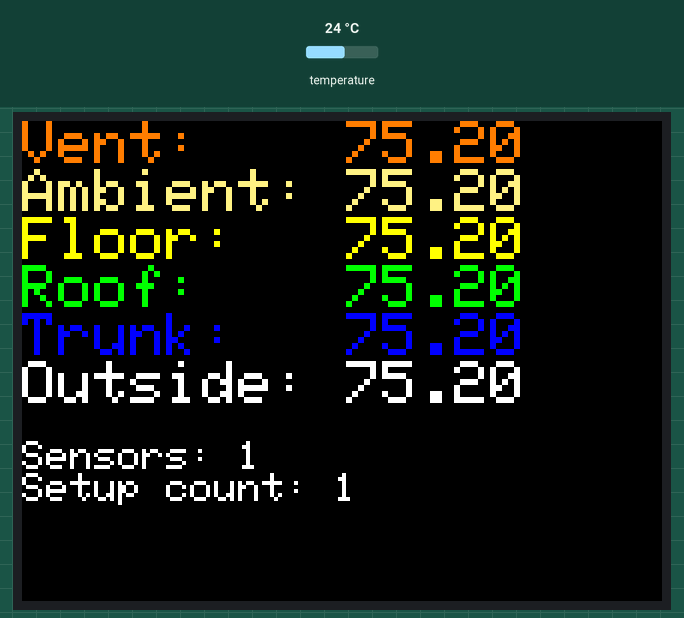
Recording of a sketch running on a simulated Arduino Uno, built with avr-gcc and run on an emulated ATmega328P. Parts: 320×240 colour display. The inputs (shaded band) are chosen by the test bench; at power-on: temperature 24 °C. What the sketch prints to the serial monitor is not drawn.

Above: at 2.2 s.
2.3 s: temperature set to 12 °C
At 4.4 s:
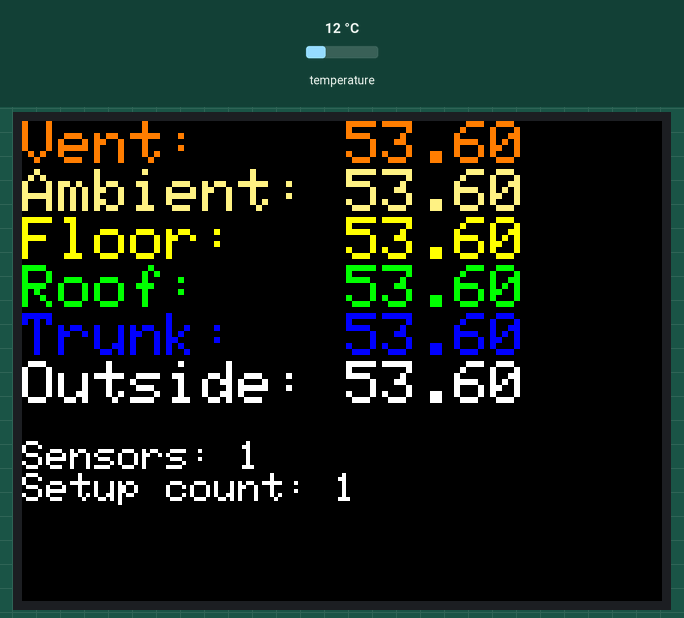
7.4 s: temperature set to 19 °C
At 9.7 s:
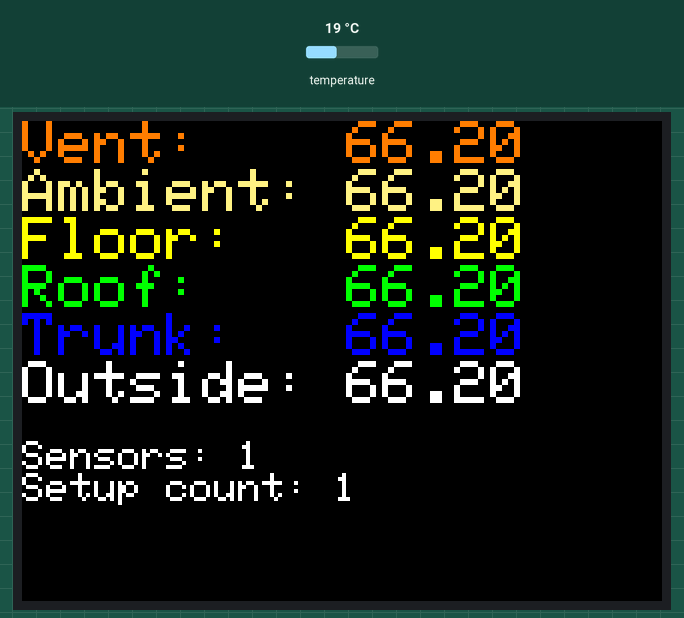
12.1 s: temperature set to 28 °C
At 13.8 s:
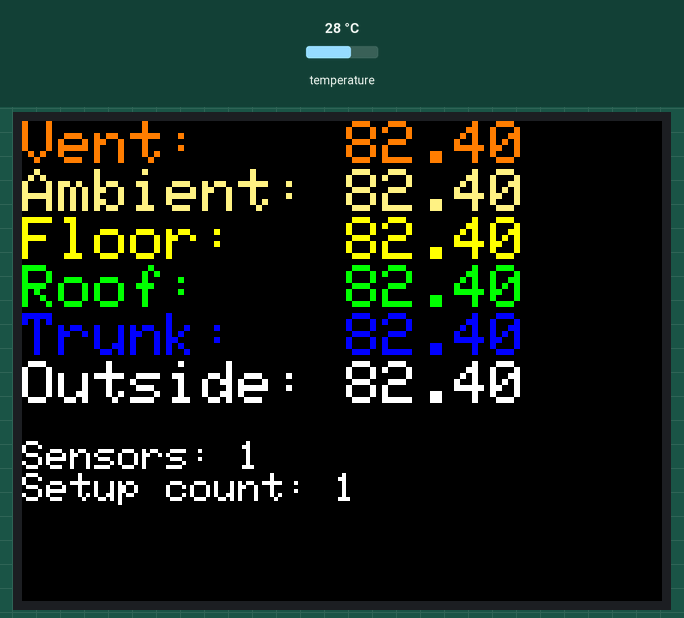
Timing chart, 0 to 15.3 s (numbered marks = the images above; inputs shaded):
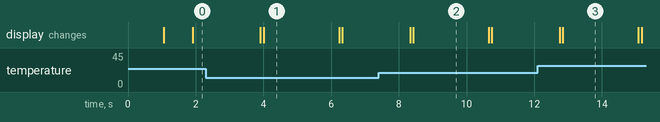

Measured:
- after the input at 2.3 s, the display: first differs from a run without the input after 1.7 s (image 1)
- after the input at 7.4 s, the display: first differs from a run without the input after 1.0 s (image 2)
- after the input at 12.1 s, the display: first differs from a run without the input after 0.75 s (image 3)
- what the display in image 1 shows lasts 2.2 s, from 4.0 s to 6.2 s

The sketch:

UnoTFT_DS18B20.ino
```cpp
/*
 * Elegoo 2.8" TFT touchscreen for the Arduino Uno - https://www.amazon.com/gp/product/B01EUVJYME/
 * Download the zipped manual from https://www.elegoo.com/blogs/arduino-projects/elegoo-2-8-inch-touch-screen-for-raspberry-pi-manual
 * Then install using: Sketch -> Include Library -> Add .ZIP Library
 *
 * My three devices:
 *   28285410000000BB
 *   2845FF0D000000D4
 *   2855D10B000000DC
 *
 * Typical run:
 *
 */
#include "UnoTFT_DS18B20.h"


// Find every device on the bus.
void findDevices()
{
   byte address[8];

   // Reset the search.
   oneWire.reset_search();

   while( oneWire.search( address ) )
   {
      Serial.print( "Found device with address: " );
      printAddress( address );
      Serial.println();
   }
} // End of findDevices() function.


// Print the address that was found.
void printAddress( byte *address )
{
   for ( int i = 0; i < 8; i++ )
   {
      if( address[i] < 16 )
         Serial.print( "0" );
      Serial.print( address[i], HEX );
   }
} // End of printAddress() function.


void reboot()
{
   Serial.println( "Rebooting the device..." );
   tft.fillScreen( BLACK );
   tft.setTextSize( 4 );
   tft.setCursor( 0, 0 );

   tft.setTextColor( RED );
   tft.print( "\n\nRebooting!" );

   delay( 4000 );

   wdt_disable();
   wdt_enable( WDTO_15MS );
   while( 1 ) {}
} // End of reboot() function.


void setupDallas()
{
   // Initialize the sensor passing the resolution and interval [milliseconds].
   dallasTemp.begin();

   // Request a new temperature reading.
   dallasTemp.requestTemperatures();

   // Increment a counter tracking how often these sensors have been configured.
   setupCount++;
   findDevices();

   // Get the number of devices on the bus
   int numberOfDevices = dallasTemp.getDeviceCount();
   Serial.print( "Found " );
   Serial.print( numberOfDevices );
   Serial.println( " devices." );

   // Loop through each device, get its address, and print it
   findDevices();

   // Reset the device if this method has been called 5 times.
   if( setupCount > 5 )
      reboot();
   if( setupCount > 1 )
      Serial.println( "Finished setting up one-wire again." );
} // End of setupDallas() function.


void setup( void )
{
  Serial.begin( 115200 );
  Serial.println( F( "Uno TFT DS18B20" ) );

   // Configure the temperature sensors.
   setupDallas();

#ifdef USE_Elegoo_SHIELD_PINOUT
   Serial.println( F( "Using Elegoo 2.4\" TFT Arduino Shield Pinout" ) );
#else
   Serial.println( F( "Using Elegoo 2.4\" TFT Breakout Board Pinout" ) );
#endif

   Serial.print( "TFT size is " );
   Serial.print( tft.width() );
   Serial.print( "x" );
   Serial.println( tft.height() );

   tft.reset();

   uint16_t identifier = tft.readID();
   if( identifier == 0x9325 )
   {
      Serial.println( F( "Found ILI9325 LCD driver" ) );
   }
   else if( identifier == 0x9328 )
   {
      Serial.println( F( "Found ILI9328 LCD driver" ) );
   }
   else if( identifier == 0x4535 )
   {
      Serial.println( F( "Found LGDP4535 LCD driver" ) );
   }
   else if( identifier == 0x7575 )
   {
      Serial.println( F( "Found HX8347G LCD driver" ) );
   }
   else if( identifier == 0x9341 )
   {
      Serial.println( F( "Found ILI9341 LCD driver" ) );
   }
   else if( identifier == 0x8357 )
   {
      Serial.println( F( "Found HX8357D LCD driver" ) );
   }
   else if( identifier == 0x0101 )
   {
      identifier = 0x9341;
      Serial.println( F( "Found 0x9341 LCD driver" ) );
   }
   else if( identifier == 0x1111 )
   {
      identifier = 0x9328;
      Serial.println( F( "Found 0x9328 LCD driver" ) );
   }
   else
   {
      Serial.print( F( "Unknown LCD driver chip: " ) );
      Serial.println( identifier, HEX );
      Serial.println( F( "If using the Elegoo 2.8\" TFT Arduino shield, the line:" ) );
      Serial.println( F( "  #define USE_Elegoo_SHIELD_PINOUT" ) );
      Serial.println( F( "should appear in the library header (Elegoo_TFT.h)." ) );
      Serial.println( F( "If using the breakout board, it should NOT be #defined!" ) );
      Serial.println( F( "Also if using the breakout, double-check that all wiring" ) );
      Serial.println( F( "matches the tutorial." ) );
      identifier = 0x9328;
   }
   tft.begin( identifier );

   tft.fillScreen( BLACK );
   // 0 = oriented with USB port down.
   // 1 = oriented with USB port right.
   // 2 = oriented with USB port up.
   // 3 = oriented with USB port left.
   tft.setRotation( 3 );
   tft.setTextSize( 3 );

   Serial.println( F( "Setup has finished." ) );
} // End of setup() function.


void pollTelemetry()
{
   // Request a new temperature reading.
   dallasTemp.requestTemperatures();
   for( int i = 0; i < 6; i++ )
      temperatures[i] = dallasTemp.getTempFByIndex( i );
//   tempF1 = dallasTemp.getTempFByIndex( 0 );
//   tempF2 = dallasTemp.getTempFByIndex( 1 );
//   tempF3 = dallasTemp.getTempFByIndex( 2 );
//   tempF4 = dallasTemp.getTempFByIndex( 3 );
//   tempF5 = dallasTemp.getTempFByIndex( 4 );
//   tempF6 = dallasTemp.getTempFByIndex( 5 );
} // End of pollTelemetry() function.


void loop( void )
{
   if(( lastPollLoop == 0 ) || ( millis() - lastPollLoop ) > POLL_LOOP_DELAY )
   {
      pollTelemetry();
      lastPollLoop = millis();
   }

   if(( lastPrintLoop == 0 ) || ( millis() - lastPrintLoop ) > PRINT_LOOP_DELAY )
   {
      unsigned int sensorCount = dallasTemp.getDS18Count();
      if( sensorCount == 0 )
         zeroSensors++;
      else
         zeroSensors = 0;
      // Reset the one-wire interface if there has been 20 seconds of no sensors detected.
      if( zeroSensors > 10 )
      {
         zeroSensors = 0;
         setupDallas();
      }

      tft.fillScreen( BLACK );
      tft.setCursor( 0, 0 );
      tft.setTextSize( 3 );

      for( int i = 0; i < 6; i++ )
      {
         tft.setTextColor( colors[i] );
         tft.print( labels[i] );
         tft.println( temperatures[0] );
      }
//      tft.setTextColor( RED );
//      tft.print( "Vent:    " );
////      tft.println( tempF1 );
//      tft.println( temperatures[0] );
//      tft.setTextColor( ORANGE );
//      tft.print( "Ambient: " );
////      tft.println( tempF2 );
//      tft.println( temperatures[1] );
//      tft.setTextColor( YELLOW );
//      tft.print( "Floor:   " );
////      tft.println( tempF3 );
//      tft.println( temperatures[2] );
//      tft.setTextColor( GREEN );
//      tft.print( "Roof:    " );
////      tft.println( tempF4 );
//      tft.println( temperatures[3] );
//      tft.setTextColor( BLUE );
//      tft.print( "Trunk:   " );
////      tft.println( tempF5 );
//      tft.println( temperatures[4] );
//      tft.setTextColor( WHITE );
//      tft.print( "Outside: " );
////      tft.println( tempF6 );
//      tft.println( temperatures[5] );

      tft.setTextSize( 2 ),
      tft.setTextColor( WHITE );
      tft.println( "" );

      tft.print( "Sensors: " );
      tft.println( sensorCount );

      tft.print( "Setup count: " );
      tft.println( setupCount );

      lastPrintLoop = millis();
   }
} // End of loop() function.
```

UnoTFT_DS18B20.h
```cpp
#include <DallasTemperature.h>   // By Miles Burton - https://github.com/milesburton/Arduino-Temperature-Control-Library
#include <OneWire.h>            // by Jum Studt - https://www.pjrc.com/teensy/td_libs_OneWire.html
#include <Elegoo_GFX.h>         // Core graphics library used by Elegoo_TFTLCD - https://www.elegoo.com/blogs/arduino-projects/elegoo-2-8-inch-touch-screen-for-raspberry-pi-manual
#include <Elegoo_TFTLCD.h>      // Hardware-specific library - https://www.elegoo.com/blogs/arduino-projects/elegoo-2-8-inch-touch-screen-for-raspberry-pi-manual
#include <avr/wdt.h>            // Needed for hardware reset.


// Elegoo TFT screen pins.
#define LCD_CS A3     // Chip Select goes to Analog 3
#define LCD_CD A2     // Command/Data goes to Analog 2
#define LCD_WR A1     // LCD Write goes to Analog 1
#define LCD_RD A0     // LCD Read goes to Analog 0
#define LCD_RESET A4  // Can alternately just connect to Arduino's reset pin
// Assign RGB565 color codes to human-readable names. More colors can be found at: https://github.com/newdigate/rgb565_colors
#define	BLACK   0x0000
#define	RED     0xFBE0
#define ORANGE  0xFF90
#define YELLOW  0xFFE0
#define	GREEN   0x07E0
#define	BLUE    0x001F
#define INDIGO  0x4810
#define VIOLET  0x781F
#define CYAN    0x07FF
#define MAGENTA 0xF81F
#define WHITE   0xFFFF
#define BROWN   0xCA0A


// The pin that the One-Wire bus is connected to.
const int ONE_WIRE_BUS = 12;
// The interval between timed sensor polls.
const int TIME_INTERVAL = 1500;
// The interval between Serial terminal printouts.
const unsigned long PRINT_LOOP_DELAY = 2000;
const unsigned long POLL_LOOP_DELAY = 700;
// A variable to keep track of the last print time.
unsigned long lastPrintLoop = 0;
unsigned long lastPollLoop = 0;
unsigned int zeroSensors = 0;
unsigned int setupCount = 0;
// The temperature variables.
//float tempF1 = 21.12;
//float tempF2 = 21.12;
//float tempF3 = 21.12;
//float tempF4 = 21.12;
//float tempF5 = 21.12;
//float tempF6 = 21.12;
float temperatures[6] = {21.12, 21.12, 21.12, 21.12, 21.12, 21.12};
const char labels[6][10] = {
   "Vent:    ",
   "Ambient: ",
   "Floor:   ",
   "Roof:    ",
   "Trunk:   ",
   "Outside: "
 };
const int colors[6] = {
   RED,
   ORANGE,
   YELLOW,
   GREEN,
   BLUE,
   WHITE
 };
uint8_t errorBits[8] = {0, 0, 0, 0, 0, 0, 0, 0};


Elegoo_TFTLCD tft( LCD_CS, LCD_CD, LCD_WR, LCD_RD, LCD_RESET );
OneWire oneWire( ONE_WIRE_BUS );
DallasTemperature dallasTemp( &oneWire );
```
